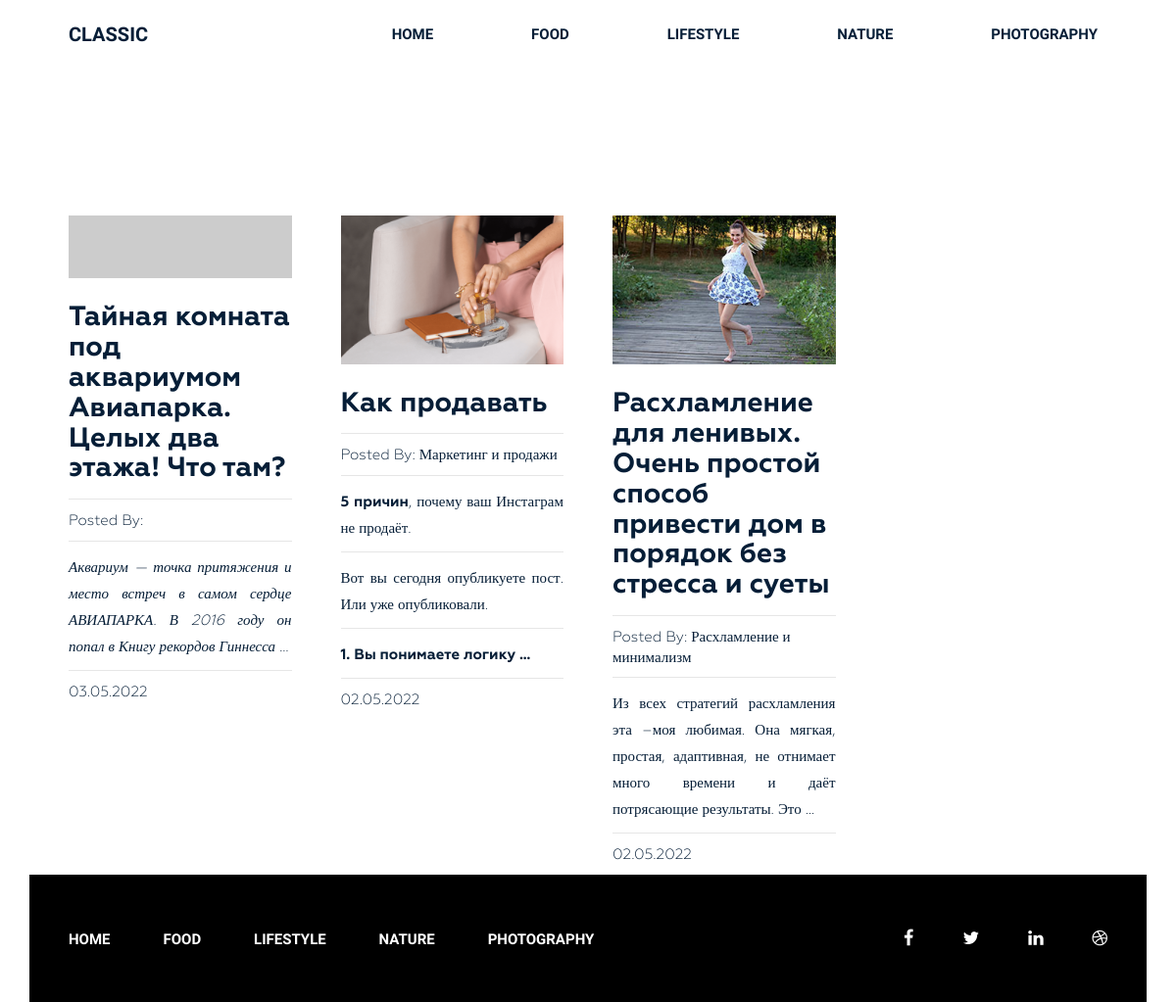
The page /tag/canada/ on the database its author committed.
### Burgers/models.py (models this page shows, shortened)
class Category(models.Model):
    title = models.CharField(max_length=255)
    slug = models.SlugField(max_length=255, verbose_name='Url', unique=True)
    def get_absolute_url(self):
        return reverse('category', kwargs={"slug": self.slug})
    class Meta:
        ordering = ['title']
        verbose_name_plural = 'Категории'

class Post(models.Model):
    title = models.CharField(max_length=255)
    slug = models.SlugField(max_length=255)
    author = models.CharField(max_length=100)
    content = models.TextField(blank=True)
    created_at = models.DateTimeField(auto_now_add=True, verbose_name='Дата публикации')
    photo = models.ImageField(upload_to='photos/%Y/%m/%d/', blank=True)
    views = models.IntegerField(default=0, verbose_name='кол-во просмотров')
    category = models.ForeignKey(Category, on_delete=models.PROTECT, related_name='posts')
    tags = models.ManyToManyField(Tag, blank=True, related_name='posts')
    class Meta:
        ordering = ['-created_at']
        verbose_name_plural = 'Посты'
    def get_absolute_url(self):
        return reverse('post', kwargs={"slug": self.slug})

### Burgers/views.py (the view)
# urls.py: path('tag/<str:slug>/', PostsByTag.as_view(), name='tag')
class PostsByTag(ListView):
    template_name = 'Burgers/tag_list.html'
    context_object_name = 'posts'
    paginate_by = 4
    allow_empty = False
    def get_queryset(self):
        return Post.objects.filter(tags__slug=self.kwargs['slug'])
    def get_context_data(self, *, object_list=None, **kwargs):
        context = super().get_context_data(**kwargs)
        context['title'] = 'Записи по тегу: ' + str(Tag.objects.get(slug=self.kwargs['slug']))
        return context

### Burgers/models.py (called while the page is built)
    def __str__(self):
        return self.title

### Burgers/templatetags/menu.py (called while the page is built)
@register.inclusion_tag('Burgers/menu_tpl.html')
def show_menu(menu_class='menu'):
    categories = Category.objects.all()
    return {"categories":categories, "menu_class":menu_class}

### Burgers/templates/Burgers/tag_list.html (shortened to what this page needs)
{% extends 'base.html' %}
{% load static %}
{% block content %}
<section class="blog-post-area">
    <div class="container">
        <div class="row">
            <div class="blog-post-area-style">
                {% for post in posts %}
                <div class="col-md-3">
                    <div class="single-post">
                        {% if post.photo %}
                        <img src="{{ post.photo.url }}" alt="{{post.title}}">
                        {% else %}
                        <img src="https://picsum.photos/id/1060/300/201/?blur=2" alt="{{post.title}}">
                        {% endif %}
                        <h3><a href="{{ post.get_absolute_url }}">{{ post.title }}</a></h3>
                        <h4><span>Posted By: <span class="author-name">{{ post.author }}</span></span>
                        </h4>
                        {{ post.content|truncatewords_html:20|safe }}
                        <h4><span>{{post.created_at|date:"d.m.Y"}}</span></h4>
                    </div>
                </div>
                {% endfor %}
            </div>
        </div>
    </div>
</section>
{% endblock %}

### Burgers/templates/Burgers/menu_tpl.html
<div class="{{menu_class}}">
    <ul>
        <li><a href="{% url 'home' %}">Home</a></li>
        {% for item in categories %}
        <li><a href="{{ item.get_absolute_url }}">{{ item.title }}</a></li>
        {% endfor %}
    </ul>
</div>

### Store/static/style.css (style rules this page uses)
.wrapper header.header .menu { margin: 0 }
.wrapper header.header .menu ul { float: right; margin: 0; padding: 0; margin-right: 4px; }
.wrapper header.header .menu ul li { display: inline-block; list-style: outside none none; margin: 0 -4px 0 0; }
.wrapper header.header .menu ul li a { color: rgb(6, 30, 55); font-family: "Raleway", sans-serif; font-size: 15px; font-weight: 600; line-height: 70px; padding: 26px 50px; text-decoration: none; text-transform: uppercase; }
section.blog-post-area { margin-top: 50px; }
section.blog-post-area img { width: 100%; }
section.blog-post-area .single-post { padding-right: 20px; margin: 100px 0px 0px; }
section.blog-post-area h4 span { font-family: Geometria; font-weight: 400; font-size: 15px; color: #061e37; text-decoration: none; }
section.blog-post-area h4 span.author-name { font-weight: 500; }
.blog-post-area .single-post h3 a { font-family: Geometria; font-size: 28px; font-weight: 700; text-decoration: none; color: #061e37; }
.blog-post-area .single-post p { color: #061e37; font-family: Geometria; font-size: 15px; font-weight: 400; line-height: 27px; padding-top: 14px; position: relative; text-align: justify; }
.blog-post-area .single-post h4 { margin-bottom: 12px; padding-top: 10px; position: relative; }
.blog-post-area .single-post h4::before { background: #e6e6e6 none repeat scroll 0 0; content: ""; height: 1px; position: absolute; top: 0; width: 100%; }
.blog-post-area .single-post p::before { background: #e6e6e6 none repeat scroll 0 0; content: ""; height: 1px; position: absolute; top: 0; width: 100%; }
.blog-post-area .single-post h3 { margin: 25px 0 15px; }
.blog-post-area .blog-post-area-style { margin: 0 20px 0 40px; }
.wrapper footer.footer .footer-menu { margin: 0 }
.wrapper footer.footer .footer-menu ul { line-height: 130px; margin: 0; padding: 0; }
.wrapper footer.footer .footer-menu ul li { display: inline; list-style: outside none none; margin: 0; padding: 30px 0px; }
.wrapper footer.footer .footer-menu ul li a { color: #fff; font-family: "Raleway", sans-serif; font-size: 15px; font-weight: 600; line-height: 70px; margin-left: 40px; padding: 26px 10px 26px 0; text-decoration: none; text-transform: uppercase; }

### rows shown on the page
Category: title "FOOD"
Category: title "LIFESTYLE"
Category: title "NATURE"
Category: title "PHOTOGRAPHY"
Post: title "Тайная комната под аквариумом Авиапарка. Целых два этажа! Что там?", content "Аквариум — точка притяжения и место встреч в самом сердце АВИАПАРКА. В 2016 году он попал в Книгу рекордов Гиннесса …", created_at "03.05.2022"
Post: photo (picture), title "Как продавать", author "Маркетинг и продажи", content "5 причин , почему ваш Инстаграм не продаёт. Вот вы сегодня опубликуете пост. Или уже опубликовали. 1. Вы понимаете логику …", created_at "02.05.2022"
Post: photo (picture), title "Расхламление для ленивых. Очень простой способ привести дом в порядок без стресса и суеты", author "Расхламление и минимализм", content "Из всех стратегий расхламления эта –моя любимая. Она мягкая, простая, адаптивная, не отнимает много времени и даёт потрясающие результаты. Это …", created_at "02.05.2022"
